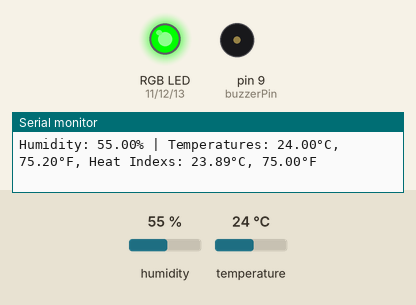
Simulated run of this program. Board: Arduino Mega 2560, built with avr-gcc and run on an emulated ATmega2560. Shown: an RGB LED mixed from three pins (HIGH = lit), buzzer (waves = sounding, pin HIGH), the last lines printed to the serial monitor. The test bench sets the inputs (shaded band); at power-on: temperature 24 °C, humidity 55 %.

Above: at 2.2 s.
2.3 s: temperature set to 29.4 °C
7.4 s: temperature set to 30.8 °C
At 12.2 s:
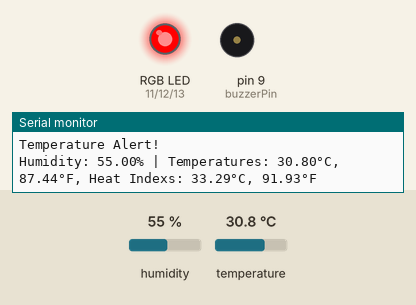
12.5 s: temperature set to 12 °C
At 14.4 s:
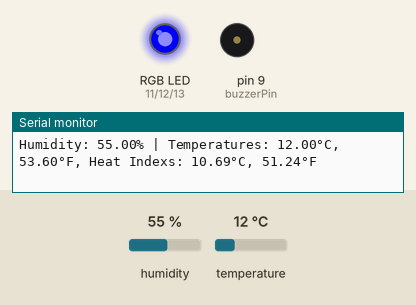
17.6 s: temperature set to 19.5 °C
22.7 s: temperature set to 20.6 °C
At 26.7 s:
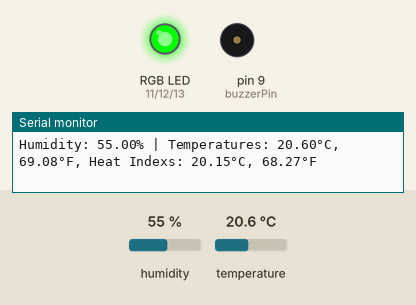
27.8 s: temperature set to 19 °C
At 31.0 s:
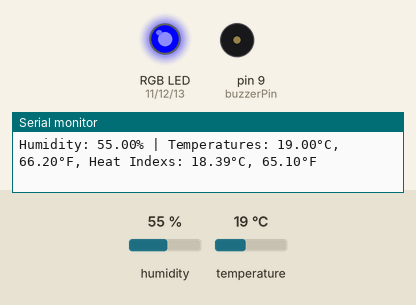
Timing chart, 0 to 32.5 s (numbered marks = the images above; inputs shaded):
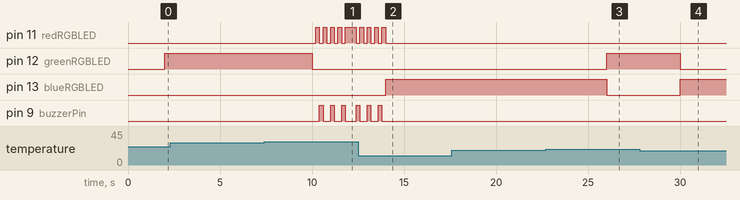

The program:

main.cpp
```cpp
// Libraries & Initialization
#include <Arduino.h>
#include <DHT.h> // DHT sensor library from Adafruit

// Pin Connections & Objects
// RGB LED Pins
const int blueRGBLED = 13;
const int greenRGBLED = 12;
const int redRGBLED = 11;

// Buzzer Pin
const int buzzerPin = 9;

// DHT22 Sensor Pin
const int DHTPIN = 10;
DHT dht(DHTPIN, DHT22); // Initialize DHT sensor

// Non-blocking alert state variables for buzzer and LED
bool alertActive = false;
unsigned long alertStartTime = 0;
unsigned long lastBuzzerTime = 0;
unsigned long lastRedFlashTime = 0;
int buzzerCount = 0;
bool buzzerOn = false;
bool redLedOn = false;

const unsigned long buzzerInterval = 400;      // Interval between buzzer pulses (ms)
const unsigned long buzzerPause = 5000;        // Pause after 3 buzzes (ms)
const unsigned long buzzerPulseDuration = 200; // Buzzer ON duration (ms)
const unsigned long redFlashInterval = 200;    // Red LED flash interval (ms)

// Start alert: buzzer and flashing red LED
void startTempAlert() {
  alertActive = true;
  alertStartTime = millis();
  lastBuzzerTime = millis();
  lastRedFlashTime = millis();
  buzzerCount = 0;
  buzzerOn = false;
  redLedOn = false;
  Serial.println("Temperature Alert!");
}

void setup() {
  // Initialize pin modes
  pinMode(redRGBLED, OUTPUT);
  pinMode(blueRGBLED, OUTPUT);
  pinMode(greenRGBLED, OUTPUT);
  pinMode(buzzerPin, OUTPUT);
  delay(1000);      // Allow sensor to power up
  dht.begin();      // Start DHT sensor
  Serial.begin(9600); // Start serial communication
}

unsigned long lastReadTime = 0;
const unsigned long readInterval = 2000; // Sensor read interval (ms)

void loop() {
  unsigned long currentTime = millis(); // Current time (ms)

  // Sensor reading logic
  if (currentTime - lastReadTime >= readInterval) {
    lastReadTime = currentTime;
    float humidity = dht.readHumidity();
    float tempC = dht.readTemperature();
    float tempF = dht.readTemperature(true);

    // Check for sensor errors
    if (isnan(humidity) || isnan(tempC) || isnan(tempF)) {
      Serial.println("Failed to read from DHT22! Check wiring and pull-up resistor.");
      return;
    }

    // LED and alert logic based on temperature
    if (tempC < 20) {
      digitalWrite(blueRGBLED, HIGH);   // Cold: blue
      digitalWrite(greenRGBLED, LOW);
      digitalWrite(redRGBLED, LOW);
      alertActive = false;
    } else if (tempC >= 20 && tempC < 30) {
      digitalWrite(blueRGBLED, LOW);
      digitalWrite(greenRGBLED, HIGH); // Comfortable: green
      digitalWrite(redRGBLED, LOW);
    } else {
      digitalWrite(blueRGBLED, LOW);
      digitalWrite(greenRGBLED, LOW);
      startTempAlert();                // Hot: start alert
    }

    // Print sensor readings to Serial
    float heatIndexC = dht.computeHeatIndex(tempC, humidity, false);
    float heatIndexF = dht.computeHeatIndex(tempF, humidity, true);
    Serial.print("Humidity: ");
    Serial.print(humidity);
    Serial.print("% | Temperatures: ");
    Serial.print(tempC);
    Serial.print("°C, ");
    Serial.print(tempF);
    Serial.print("°F, Heat Indexs: ");
    Serial.print(heatIndexC);
    Serial.print("°C, ");
    Serial.print(heatIndexF);
    Serial.println("°F");
  }

  // Non-blocking alert logic for buzzer and red LED
  if (alertActive) {
    unsigned long now = millis();
    // Flash red LED
    if (now - lastRedFlashTime >= redFlashInterval) {
      lastRedFlashTime = now;
      redLedOn = !redLedOn;
      digitalWrite(redRGBLED, redLedOn ? HIGH : LOW);
    }
    // Buzzer pulse logic
    if (buzzerCount < 3) {
      if (!buzzerOn && now - lastBuzzerTime >= buzzerInterval) {
        buzzerOn = true;
        lastBuzzerTime = now;
        digitalWrite(buzzerPin, HIGH);
      } else if (buzzerOn && now - lastBuzzerTime >= buzzerPulseDuration) {
        buzzerOn = false;
        lastBuzzerTime = now;
        digitalWrite(buzzerPin, LOW);
        buzzerCount++;
      }
    } else {
      // Pause before restarting buzzer sequence
      if (now - alertStartTime >= buzzerPause) {
        buzzerCount = 0;
        alertStartTime = now;
      }
    }
  } else {
    // Ensure buzzer and red LED are off when not alerting
    digitalWrite(buzzerPin, LOW);
    digitalWrite(redRGBLED, LOW);
  }
}
```

Measured:
- the behaviour switches between 29.9 and 30 °C on temperature (found by bisection; images 0 and 1)
- the behaviour switches between 19.9 and 20 °C on temperature (found by bisection; images 2 and 3)
- after the input at 7.4 s, pin 11 (redRGBLED): goes 4 × (HIGH 0.20 s, LOW 0.20 s), HIGH 0.59 s, then LOW, starting after 2.8 s; pin 12 (greenRGBLED): HIGH → LOW after 2.6 s; pin 9 (buzzerPin): LOW → HIGH after 3.0 s, then repeats every 0.60 s: LOW 0.40 s, HIGH 0.20 s
- after the input at 12.5 s, pin 13 (blueRGBLED): LOW → HIGH after 1.5 s; pin 9 (buzzerPin): goes on until 13.8 s, then stays LOW
- after the input at 22.7 s, pin 12 (greenRGBLED): LOW → HIGH after 3.3 s; pin 13 (blueRGBLED): HIGH → LOW after 3.3 s
- after the input at 27.8 s, pin 12 (greenRGBLED): HIGH → LOW after 2.2 s; pin 13 (blueRGBLED): LOW → HIGH after 2.2 s
